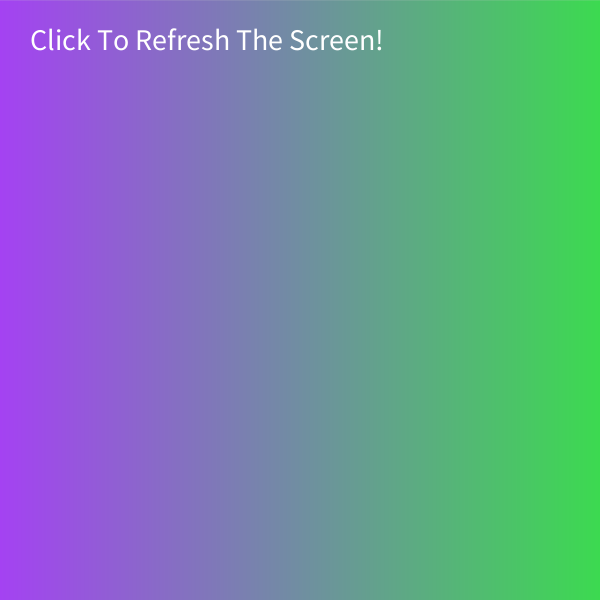
Frame 1 (no input)
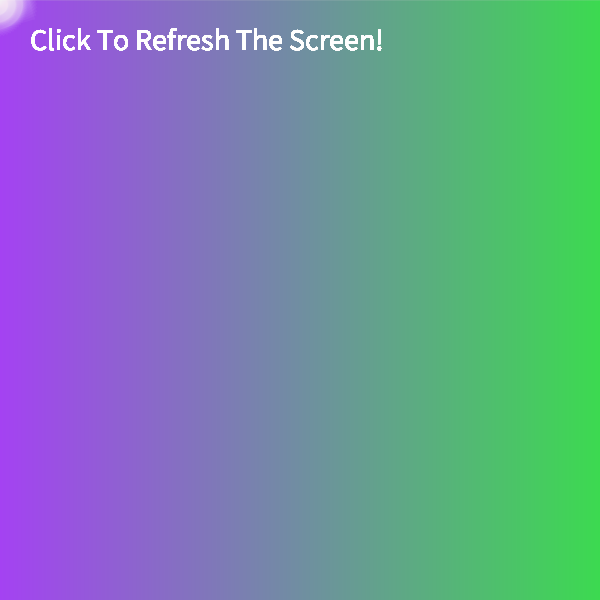
Frame 60 (the mouse pressed at the canvas centre just before this capture)
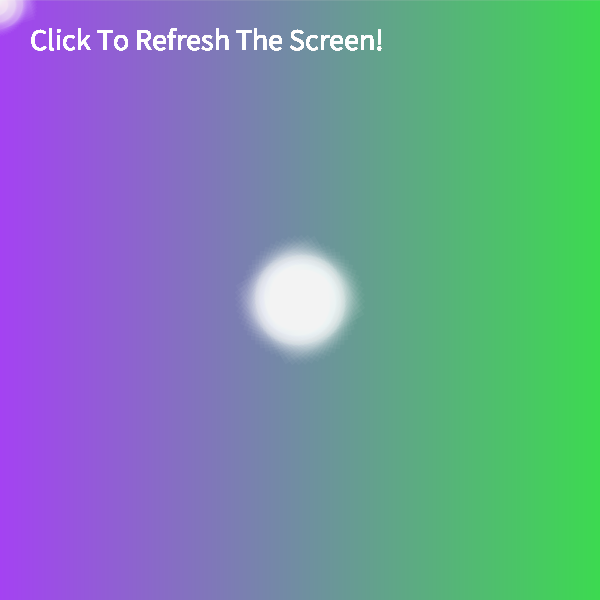
Frame 120 (the mouse held since frame 60 and released just before this capture)

The Processing sketch that drew these frames (run headless with seeded random() and noise(); from frame 60 on, the mouse is pressed at the canvas centre):

// Processing sketch: sketch_0
// ── sketch_0.pde
// This code has a bunch of syntax and other errors 
// that will prevent it from running, an infinite loop,
// and a matrix overflow. variables are incorrectly declared,
// and constants are not handled properly.

// fix the code so it runs properly as shown in the gif.
// no functionality needs to be added, just problems fixed.


color col1, col2;
String str = "Click To Refresh The Screen!";

void setup() {
  size(600, 600);
  drawGradient();
  rectMode(CENTER);
}

void draw() {
  pushMatrix();
  translate(mouseX, mouseY);
  fill(255, 10);
  noStroke();
  rotate(frameCount * 0.1);
  float s = sin(frameCount * 0.01)* 100;
  rect(0, 0, s, s);
  popMatrix();
  
  fill(255);
  textSize(30);
  text(str, 30, 50);
}

void drawGradient() {
  col1 = color(random(255), random(255), random(255));
  col2 = color(random(255), random(255), random(255));
  
  for (int i = 0; i < width; i++) {
    float normalized = map(i, 0, width, 0, 1);
    color c = lerpColor(col1, col2, normalized);
    stroke(c);
    line(i, 0, i, height);
  }
}

void mousePressed() {
  drawGradient();
}
